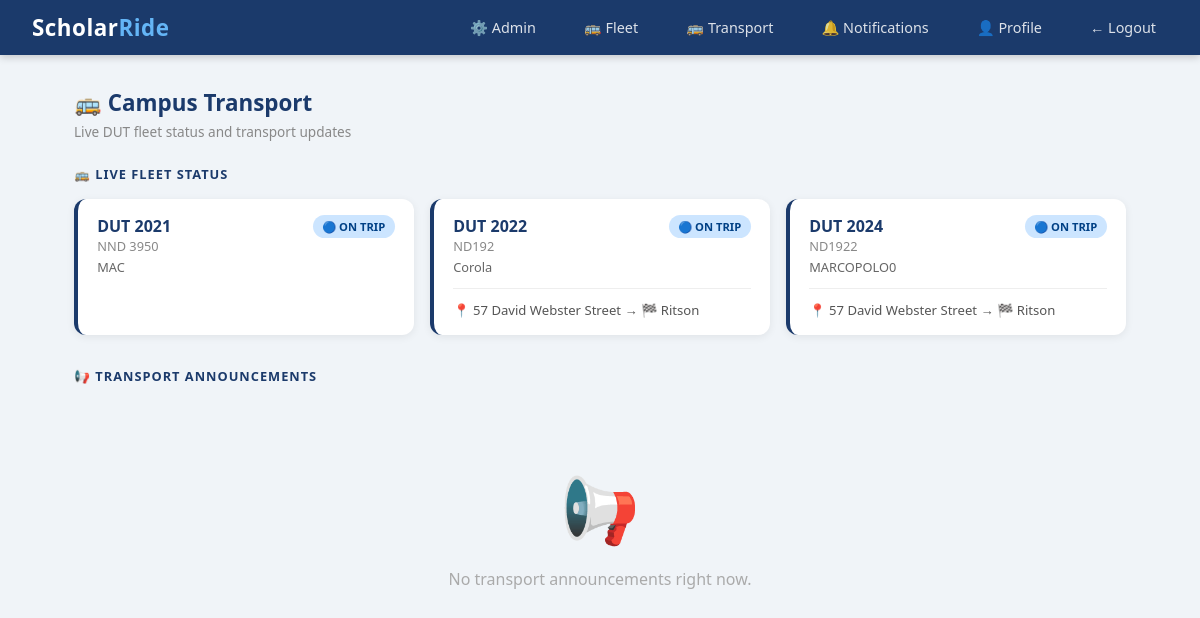
/transport (signed in), run on the app's committed database.
### scholar_ride/models.py (models this page shows)
class Vehicle(db.Model):
    id = db.Column(db.Integer, primary_key=True)
    bus_number = db.Column(db.String(20), unique=True, nullable=False)
    registration_number = db.Column(db.String(20), unique=True, nullable=False)
    vehicle_type = db.Column(db.String(50), nullable=False)
    make_model = db.Column(db.String(100), nullable=False)
    capacity = db.Column(db.Integer, nullable=False)
    status = db.Column(db.String(20), default='available')
    current_driver_id = db.Column(db.Integer, db.ForeignKey('user.id'), nullable=True)
    current_ride_id = db.Column(db.Integer, db.ForeignKey('ride.id'), nullable=True)
    notes = db.Column(db.String(200), nullable=True)
    created_at = db.Column(db.DateTime, default=datetime.utcnow)
    current_driver = db.relationship('User', foreign_keys=[current_driver_id])
    current_ride = db.relationship('Ride', foreign_keys=[current_ride_id])

class Ride(db.Model):
    id = db.Column(db.Integer, primary_key=True)
    driver_id = db.Column(db.Integer, db.ForeignKey('user.id'), nullable=False)
    origin = db.Column(db.String(200), nullable=False)
    destination = db.Column(db.String(200), nullable=False)
    departure_time = db.Column(db.DateTime, nullable=False)
    available_seats = db.Column(db.Integer, nullable=False)
    total_seats = db.Column(db.Integer, nullable=False)
    status = db.Column(db.String(20), default='active')
    created_at = db.Column(db.DateTime, default=datetime.utcnow)
    bookings = db.relationship('Booking', backref='ride', lazy=True)
    vehicle_type = db.Column(db.String(50), nullable=True)
    vehicle_model = db.Column(db.String(100), nullable=True)
    registration_number = db.Column(db.String(20), nullable=True)

### scholar_ride/routes/admin.py (the view)
@admin.route('/transport')
@login_required
def transport_feed():
    from scholar_ride.models import Vehicle
    announcements = Announcement.query.order_by(Announcement.created_at.desc()).all()
    vehicles = Vehicle.query.order_by(Vehicle.bus_number).all()
    return render_template('transport/feed.html', announcements=announcements, vehicles=vehicles)

### scholar_ride/models.py (called while the page is built)
@login_manager.user_loader
def load_user(user_id):
    return User.query.get(int(user_id))

### scholar_ride/templates/transport/feed.html (shortened to what this page needs)
{% extends "base.html" %}
{% block content %}
<div class="page-header d-flex justify-between align-center mb-3">
    <div>
        <h4 style="color:#1B3A6B; margin-bottom:0.25rem;">🚌 Campus Transport</h4>
        <p class="text-muted">Live DUT fleet status and transport updates</p>
    </div>
</div>
<h6 style="color:#1B3A6B; font-weight:700; margin-bottom:1rem; text-transform:uppercase; letter-spacing:1px; font-size:0.8rem;">
    🚌 Live Fleet Status
</h6>
{% if vehicles %}
<div style="display:grid; grid-template-columns: repeat(auto-fill, minmax(260px, 1fr)); gap:1rem; margin-bottom:2rem;">
    {% for vehicle in vehicles %}
    <div style="background:white; border-radius:12px; padding:1rem 1.2rem;
                box-shadow:0 2px 8px rgba(0,0,0,0.07);
                border-left: 4px solid
                {% if vehicle.status == 'available' %}#27ae60
                {% elif vehicle.status == 'on_trip' %}#1B3A6B
                {% elif vehicle.status == 'maintenance' %}#f39c12
                {% else %}#e74c3c{% endif %};">
        <div style="display:flex; justify-content:space-between; align-items:flex-start;">
            <div>
                <div style="font-weight:700; font-size:1rem; color:#1B3A6B;">{{ vehicle.bus_number }}</div>
                {% if current_user.role in ['admin', 'driver'] %}
                <div style="font-size:0.8rem; color:#888;">{{ vehicle.registration_number }}</div>
                {% endif %}
                <div style="font-size:0.8rem; color:#666; margin-top:0.2rem;">{{ vehicle.make_model }}</div>
            </div>
            <span class="badge
                {% if vehicle.status == 'available' %}badge-success
                {% elif vehicle.status == 'on_trip' %}badge-primary
                {% elif vehicle.status == 'maintenance' %}badge-warning
                {% else %}badge-danger{% endif %}"
                style="font-size:0.7rem;">
                {% if vehicle.status == 'available' %}🟢 AVAILABLE
                {% elif vehicle.status == 'on_trip' %}🔵 ON TRIP
                {% elif vehicle.status == 'maintenance' %}🟡 MAINTENANCE
                {% else %}🔴 OUT OF SERVICE{% endif %}
            </span>
        </div>
        {% if vehicle.status == 'on_trip' and vehicle.current_ride %}
        <div style="margin-top:0.75rem; padding-top:0.75rem; border-top:1px solid #eee; font-size:0.82rem; color:#555;">
            📍 {{ vehicle.current_ride.origin }} → 🏁 {{ vehicle.current_ride.destination }}
        </div>
        {% endif %}
    </div>
    {% endfor %}
</div>
{% else %}
<div class="empty-state mb-4">
    <div class="empty-icon">🚌</div>
    <p>No vehicles in fleet yet.</p>
</div>
{% endif %}
<h6 style="color:#1B3A6B; font-weight:700; margin-bottom:1rem; text-transform:uppercase; letter-spacing:1px; font-size:0.8rem;">
    📢 Transport Announcements
</h6>
{% if announcements %}
    {% for ann in announcements %}
    <div class="card mb-2 p-3" style="border-left: 4px solid
        {% if ann.category == 'breakdown' %}#e74c3c
        {% elif ann.category == 'delay' %}#f39c12
        {% elif ann.category == 'cancellation' %}#e74c3c
        {% else %}#1B3A6B{% endif %};">
        <div style="display:flex; justify-content:space-between; align-items:flex-start; flex-wrap:wrap; gap:0.5rem;">
            <div>
                <strong style="color:#1B3A6B;">{{ ann.title }}</strong>
                <span class="badge ms-2
                    {% if ann.category == 'breakdown' %}badge-danger
                    {% elif ann.category == 'delay' %}badge-warning
                    {% elif ann.category == 'cancellation' %}badge-danger
                    {% else %}badge-primary{% endif %}"
                    style="font-size:0.7rem;">
                    {{ ann.category | upper }}
                </span>
            </div>
            <small class="text-muted" style="font-size:0.75rem;">
                {{ ann.created_at.strftime('%d %b %Y at %H:%M') }}
            </small>
        </div>
        <p class="mb-0 mt-1" style="font-size:0.9rem;">{{ ann.body }}</p>
    </div>
    {% endfor %}
{% else %}
    <div class="empty-state">
        <div class="empty-icon">📢</div>
        <p>No transport announcements right now.</p>
    </div>
{% endif %}
{% endblock %}

### scholar_ride/templates/base.html (style rules this page uses)
*, *::before, *::after { box-sizing: border-box; margin: 0; padding: 0; }
body { font-family: 'Segoe UI', Tahoma, Geneva, Verdana, sans-serif; background: #f0f4f8; color: #222; }
.badge { display: inline-block; padding: 0.25rem 0.6rem; border-radius: 20px; font-size: 0.75rem; font-weight: 700; }
.badge-primary { background: #cce5ff; color: #004085; }
.text-muted { color: #888; font-size: 0.85rem; }
.d-flex { display: flex; }
.justify-between { justify-content: space-between; }
.align-center { align-items: center; }
.empty-state { text-align: center; padding: 4rem 2rem; color: #aaa; }
.empty-state .empty-icon { font-size: 4rem; margin-bottom: 1rem; }
.page-header { margin-bottom: 1.5rem; }
.page-header h4 { color: #1B3A6B; font-size: 1.4rem; font-weight: 700; }

### data on the page
Vehicle: bus_number "DUT 2021", registration_number "NND 3950", make_model "MAC", status "🔵 ON TRIP"
Vehicle: bus_number "DUT 2022", registration_number "ND192", make_model "Corola", status "🔵 ON TRIP", current_ride.origin "57 David Webster Street", current_ride.destination "Ritson"
Vehicle: bus_number "DUT 2024", registration_number "ND1922", make_model "MARCOPOLO0", status "🔵 ON TRIP", current_ride.origin "57 David Webster Street", current_ride.destination "Ritson"
